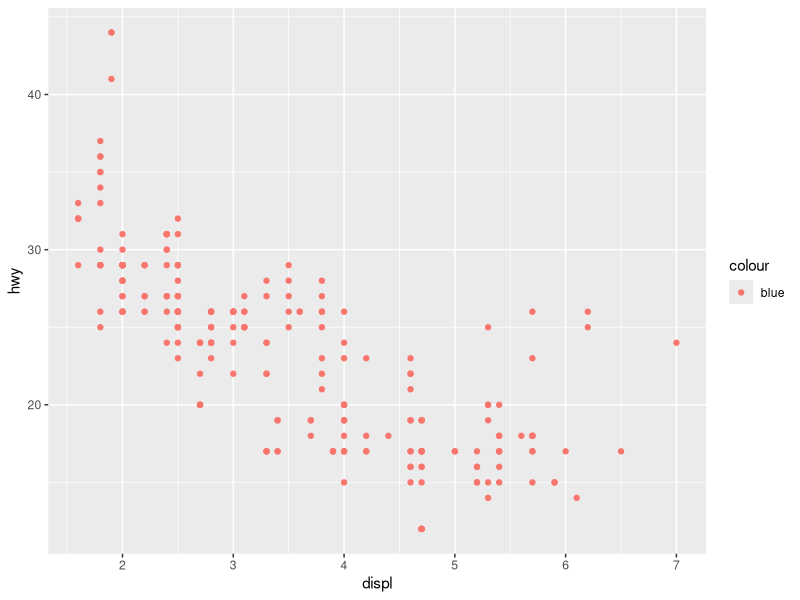
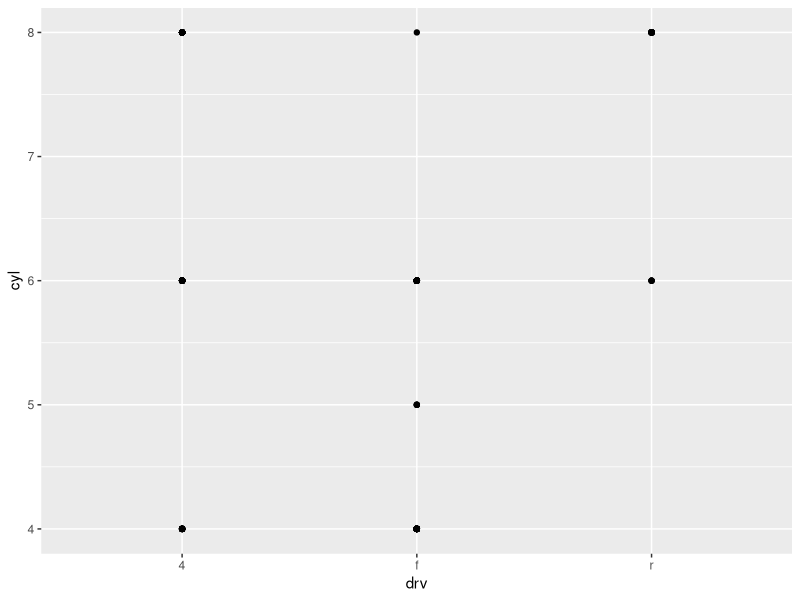
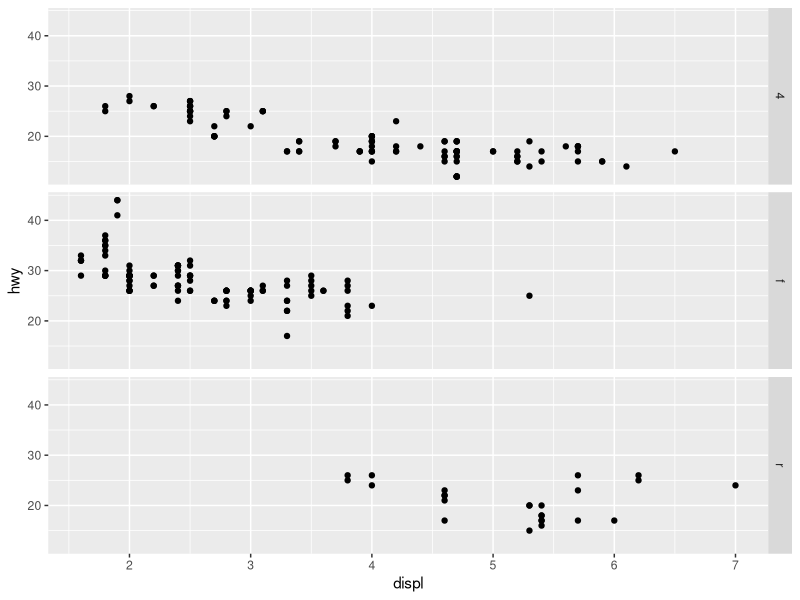
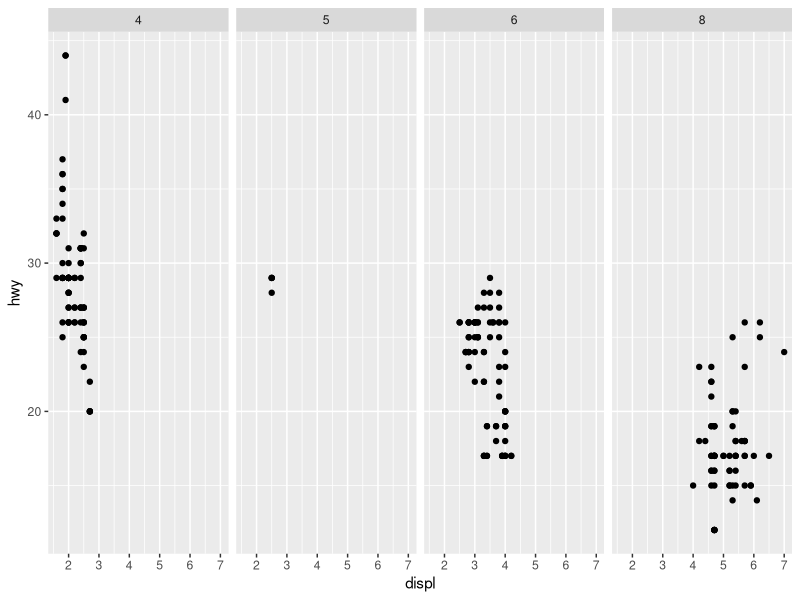
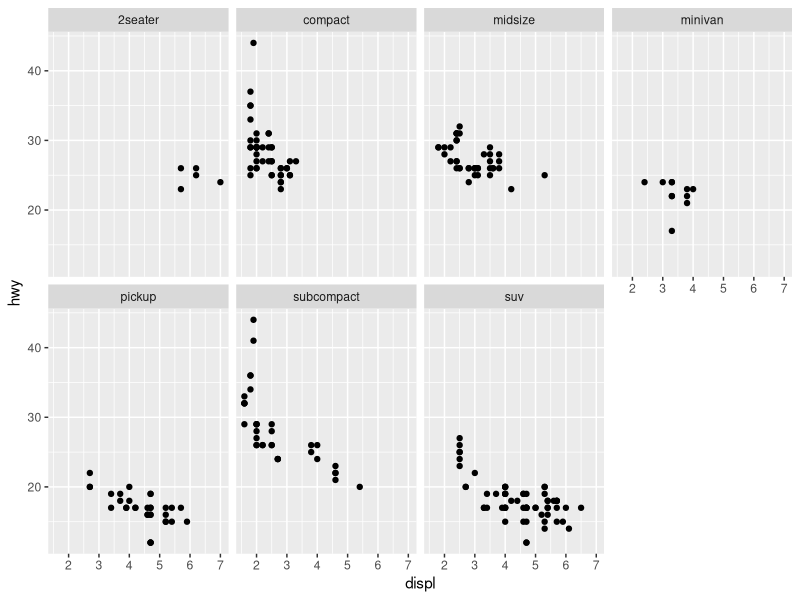
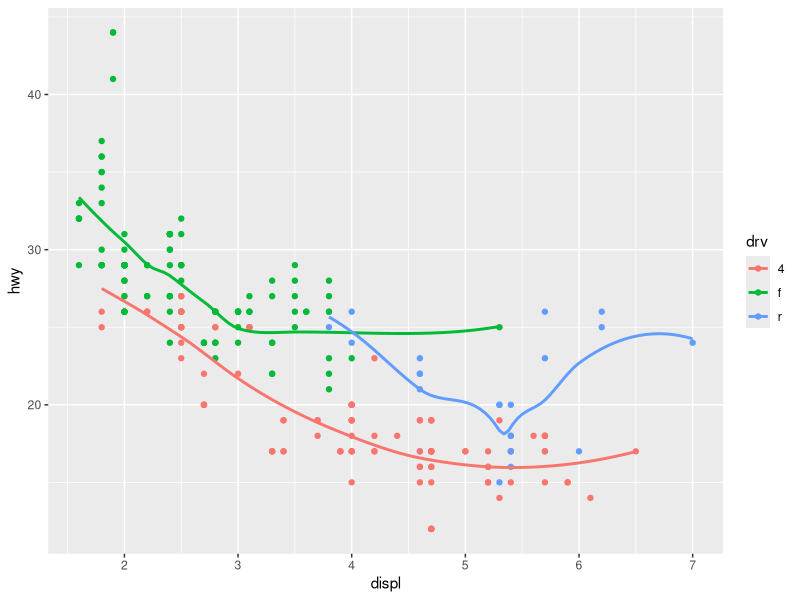
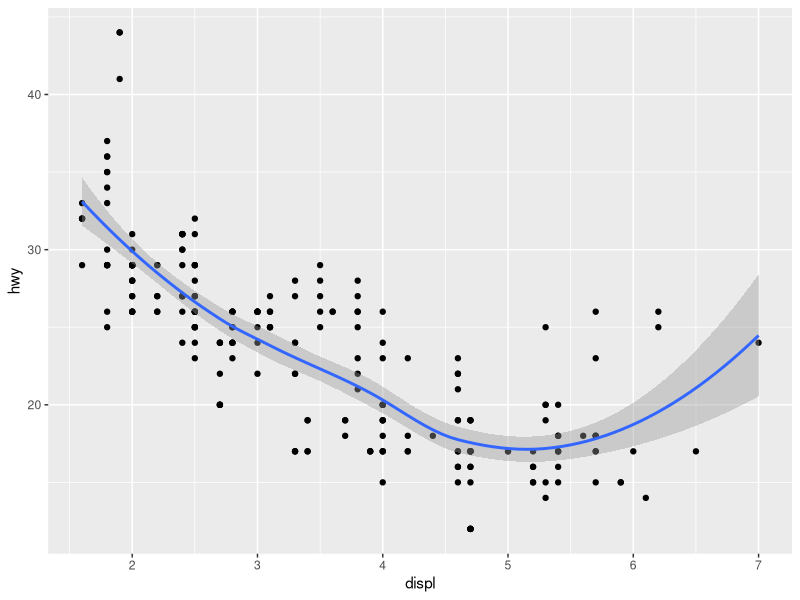
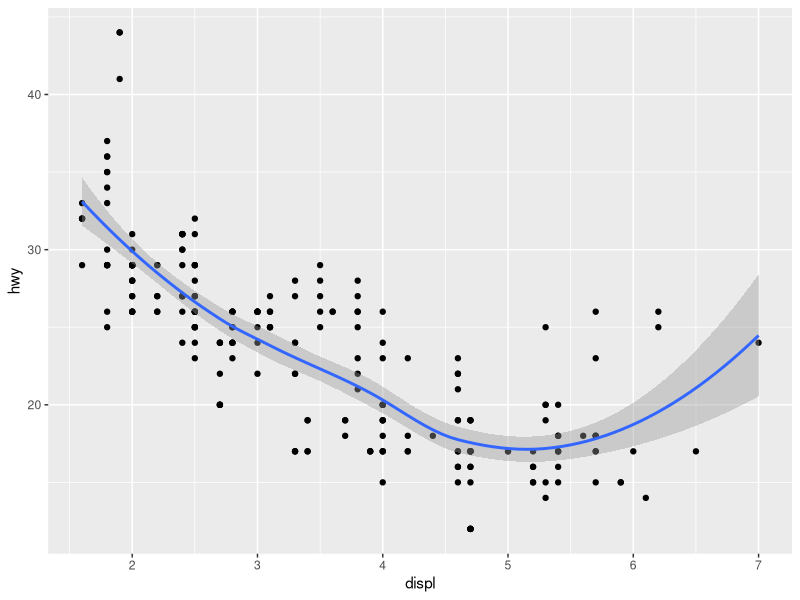

R code for these plots, in order:
#=====================================================================================================
# Script Name: 3DataVisualisation.R
# Script Author: Erika Anderson et al.
# Script Date: 2019-03
# R Version: R version 3.5.2 (2018-12-20) "Eggshell Igloo"
# RStudio: Version 1.1.463
#
# R for Data Science Exercises 
# section 3 Data Visualisation
#
#=====================================================================================================
# this is only necessary if you haven't used tidyverse ever
# install.packages("tidyverse")

# load libraries
library(tidyverse)

##########################
## 3.2.4 Exercises

 # 1. Run ggplot(data = mpg). What do you see?

  
 # 2. How many rows are in mpg? How many columns?
  
 # 3. What does the drv variable describe? Read the help for ?mpg to find out.

 # 4. Make a scatterplot of hwy vs cyl.

 # 5. What happens if you make a scatterplot of class vs drv? Why is the plot not useful?

##########################
## 3.3.1 Exercises

 # 1. What’s gone wrong with this code? Why are the points not blue?

 ggplot(data = mpg) + 
   geom_point(mapping = aes(x = displ, y = hwy, color = "blue"))

 # 2. Which variables in mpg are categorical? 
 # Which variables are continuous? (Hint: type ?mpg to read the documentation for the dataset). 
 # How can you see this information when you run mpg?
  
 # 3. Map a continuous variable to color, size, and shape. 
 # How do these aesthetics behave differently for categorical vs. continuous variables?
  
 # 4.What happens if you map the same variable to multiple aesthetics?
  
 # 5.What does the stroke aesthetic do? What shapes does it work with? (Hint: use ?geom_point)

 # 6. What happens if you map an aesthetic to something other than a variable name, 
 #     like aes(colour = displ < 5)? Note, you’ll also need to specify x and y.

##############################
## 3.5.1 Exercises

 # 1. What happens if you facet on a continuous variable?
  
 # 2.  What do the empty cells in plot with facet_grid(drv ~ cyl) mean? How do they relate to this plot?
  
  ggplot(data = mpg) + 
  geom_point(mapping = aes(x = drv, y = cyl))

 # 3. What plots does the following code make? What does . do?
  
  ggplot(data = mpg) + 
  geom_point(mapping = aes(x = displ, y = hwy)) +
  facet_grid(drv ~ .)

ggplot(data = mpg) + 
  geom_point(mapping = aes(x = displ, y = hwy)) +
  facet_grid(. ~ cyl)

 # 4. Take the first faceted plot in this section:
  
  ggplot(data = mpg) + 
  geom_point(mapping = aes(x = displ, y = hwy)) + 
  facet_wrap(~ class, nrow = 2)
  
 # 5. What are the advantages to using faceting instead of the colour aesthetic? 
   # What are the disadvantages? 
   # How might the balance change if you had a larger dataset?
  
 # 6. Read 
  ?facet_wrap
  
  #What does nrow do? 
  #What does ncol do? 
  #What other options control the layout of the individual panels? 
  #Why doesn’t facet_grid() have nrow and ncol arguments?
  
 # 7.When using facet_grid() you should usually put the variable with 
   #more unique levels in the columns. Why?
  
  
##############################
## 3.6.1 Exercises
  # 1. What geom would you use to draw a line chart? 
  # A boxplot? 
  # A histogram? 
  # An area chart?
    
 # 2. Run this code in your head and predict what the output will look like. 
  # Then, run the code in R and check your predictions.
  
  ggplot(data = mpg, mapping = aes(x = displ, y = hwy, color = drv)) + 
    geom_point() + 
    geom_smooth(se = FALSE)
  
 # 3. What does show.legend = FALSE do? What happens if you remove it?
  # Why do you think I used it earlier in the chapter?
    
 # 4. What does the se argument to geom_smooth() do?
    
 # 5. Will these two graphs look different? Why/why not?
    
    ggplot(data = mpg, mapping = aes(x = displ, y = hwy)) + 
    geom_point() + 
    geom_smooth()
  
  ggplot() + 
    geom_point(data = mpg, mapping = aes(x = displ, y = hwy)) + 
    geom_smooth(data = mpg, mapping = aes(x = displ, y = hwy))
  
  # 6. Recreate the R code necessary to generate the following graphs.
  

##############################
## 3.7.1 Exercises
  
  # 1. What is the default geom associated with stat_summary()? 
  # How could you rewrite the previous plot to use that geom function instead of the stat function?
    
  # 2. What does geom_col() do? How is it different to geom_bar()?
    
  # 3. Most geoms and stats come in pairs that are almost always used in concert. 
  # Read through the documentation and make a list of all the pairs. 
  # What do they have in common?
    
  # 4. What variables does stat_smooth() compute? 
  # What parameters control its behaviour?
    
  # 5. In our proportion bar chart, we need to set group = 1. Why? 
  
  # In other words what is the problem with these two graphs?
    
    ggplot(data = diamonds) + 
    geom_bar(mapping = aes(x = cut, y = ..prop..))
  ggplot(data = diamonds) + 
    geom_bar(mapping = aes(x = cut, fill = color, y = ..prop..))
  
##############################
##3.8.1 Exercises
  # 1. What is the problem with this plot? How could you improve it?
    
    ggplot(data = mpg, mapping = aes(x = cty, y = hwy)) + 
    geom_point()
  
  # 2. What parameters to geom_jitter() control the amount of jittering?
    
  # 3.Compare and contrast geom_jitter() with geom_count().
  
  # 4. What’s the default position adjustment for geom_boxplot()? 
  # Create a visualisation of the mpg dataset that demonstrates it.

##############################
##3.9.1 Exercises
  # 1. Turn a stacked bar chart into a pie chart using coord_polar().
  
  # 2. What does labs() do? Read the documentation.
  
  # 3. What’s the difference between coord_quickmap() and coord_map()?
    
  # 4. What does the plot below tell you about the relationship between city and highway mpg? 
    # Why is coord_fixed() important? What does geom_abline() do?
    
    ggplot(data = mpg, mapping = aes(x = cty, y = hwy)) +
    geom_point() + 
    geom_abline() +
    coord_fixed()